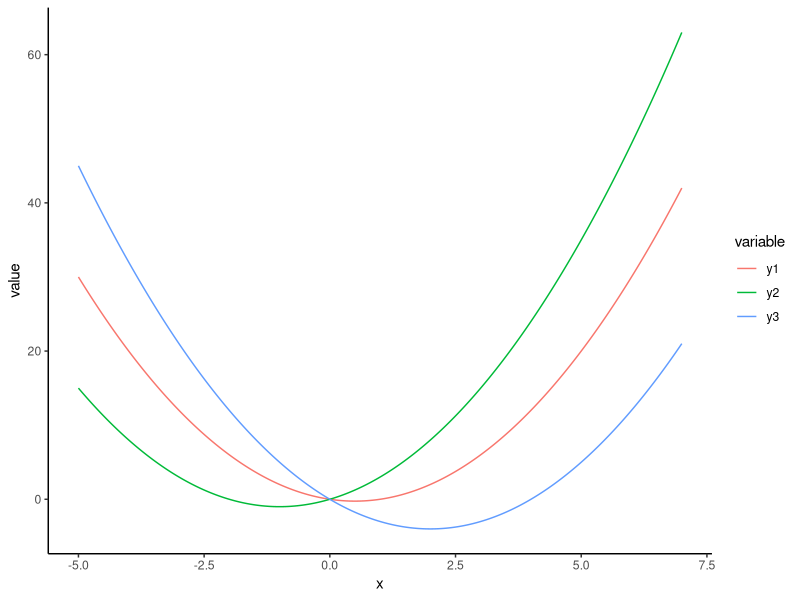
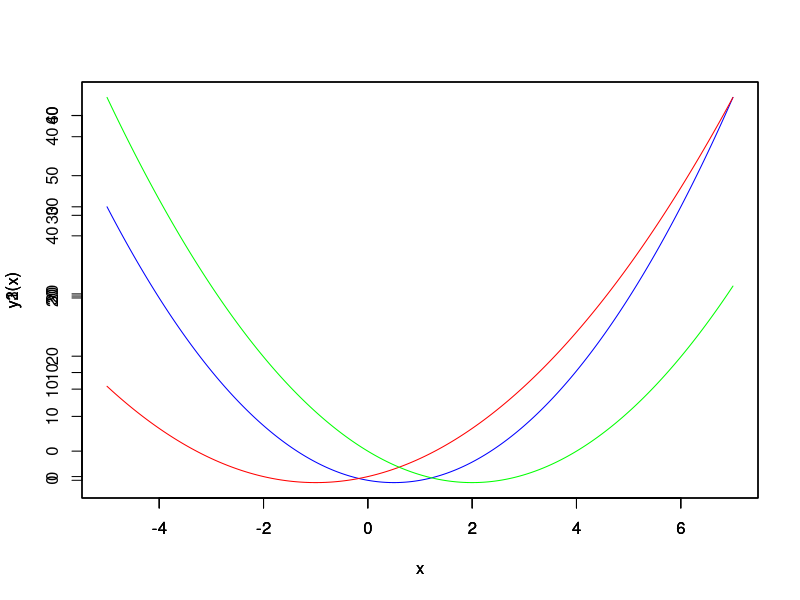
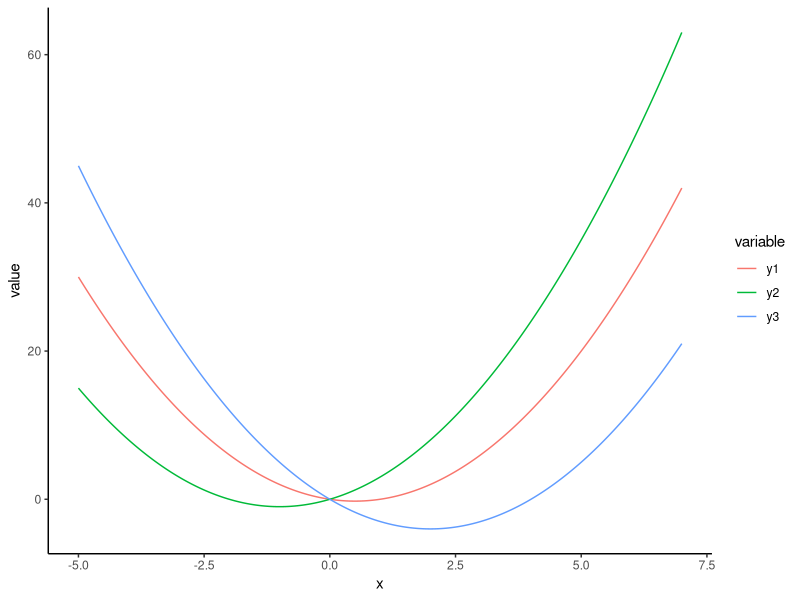

Generate these figures, in order, with R:
# James homework. Question 260

#install.packages("ggplot2")
#install.packages("reshape2")
library("ggplot2")
library("reshape2")
setwd("~/James/James-Math/flintprep/code/")

y1 <- function(x) x^2 - x
y2 <- function(x) x^2 + 2 * x
y3 <- function(x) x^2 - 4 * x

x = seq(-5, 7, 0.01)
df = data.frame(x = x, y1 = y1(x), y2 = y2(x), y3 = y3(x))
library(reshape2)
df = melt(df, id = "x")
# View(df)

ggplot(data = df, aes(x = x, y = value, group = variable, color = variable)) + 
    geom_line() +
    theme_classic()
ggsave("james-flintprep-257.pdf")

plot(x, y1(x), type="l", col="blue")
par(new=TRUE)
plot(x, y2(x), type="l", col="red")
par(new=TRUE)
plot(x, y3(x), type="l", col="green")

